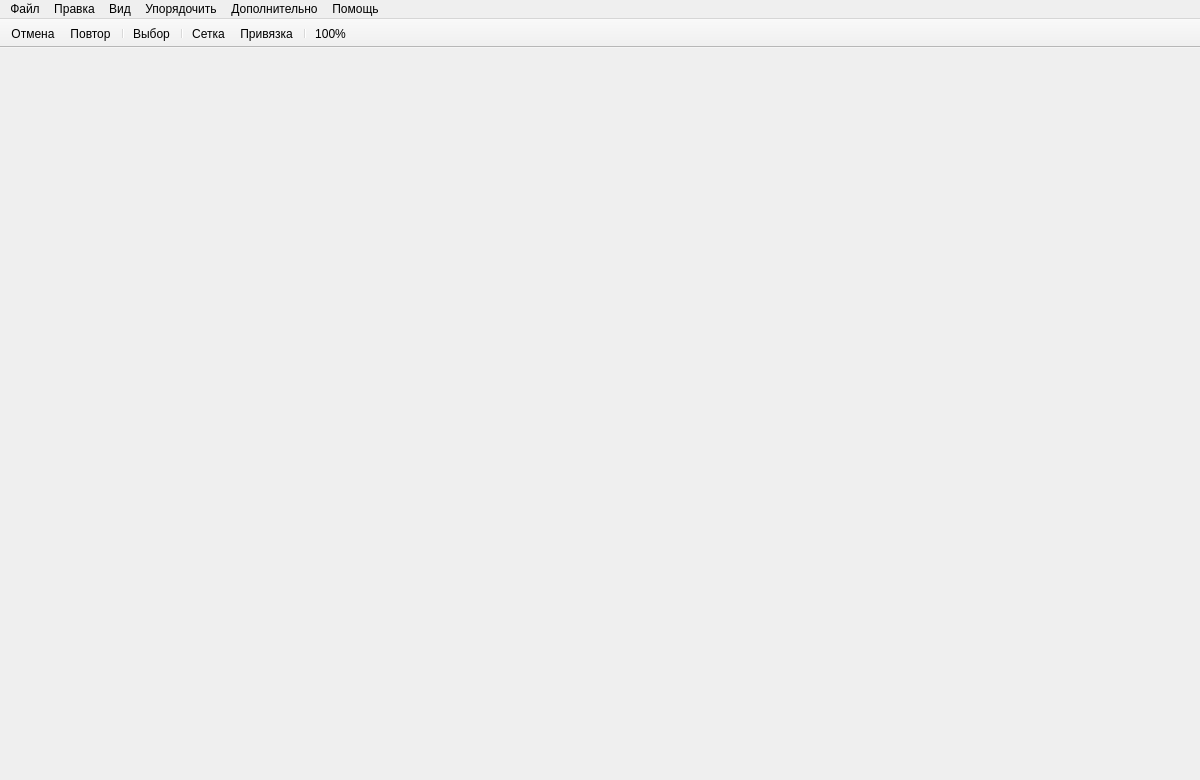
<?xml version="1.0" encoding="UTF-8"?>
<ui version="4.0">
 <class>MainWindow</class>
 <widget class="QMainWindow" name="MainWindow">
  <property name="geometry">
   <rect>
    <x>0</x>
    <y>0</y>
    <width>1200</width>
    <height>780</height>
   </rect>
  </property>
  <property name="windowTitle">
   <string>DCS Editor</string>
  </property>
  <widget class="QWidget" name="centralWidget">
   <layout class="QVBoxLayout" name="centralLayout">
    <property name="spacing">
     <number>0</number>
    </property>
    <property name="leftMargin">
     <number>0</number>
    </property>
    <property name="topMargin">
     <number>0</number>
    </property>
    <property name="rightMargin">
     <number>0</number>
    </property>
    <property name="bottomMargin">
     <number>0</number>
    </property>
   </layout>
  </widget>
  <widget class="QMenuBar" name="menubar">
   <property name="geometry">
    <rect>
     <x>0</x>
     <y>0</y>
     <width>1200</width>
     <height>26</height>
    </rect>
   </property>
   <widget class="QMenu" name="menuFile">
    <property name="title">
     <string>Файл</string>
    </property>
    <addaction name="actionNew"/>
    <addaction name="actionOpen"/>
    <addaction name="separator"/>
    <addaction name="actionSave"/>
    <addaction name="actionSaveAs"/>
    <addaction name="separator"/>
    <addaction name="actionExit"/>
   </widget>
   <widget class="QMenu" name="menuEdit">
    <property name="title">
     <string>Правка</string>
    </property>
    <addaction name="actionUndo"/>
    <addaction name="actionRedo"/>
    <addaction name="separator"/>
    <addaction name="actionDelete"/>
   </widget>
   <widget class="QMenu" name="menuView">
    <property name="title">
     <string>Вид</string>
    </property>
    <addaction name="actionShowGrid"/>
    <addaction name="actionSnapToGrid"/>
    <addaction name="separator"/>
    <addaction name="actionGridStep10"/>
    <addaction name="actionGridStep20"/>
    <addaction name="actionGridStep50"/>
    <addaction name="actionGridSettings"/>
    <addaction name="separator"/>
    <addaction name="actionPageA4Landscape"/>
    <addaction name="actionPageA4Portrait"/>
    <addaction name="actionPageInfinite"/>
    <addaction name="separator"/>
    <addaction name="actionZoomIn"/>
    <addaction name="actionZoomOut"/>
    <addaction name="actionZoomReset"/>
   </widget>
   <widget class="QMenu" name="menuArrange">
    <property name="title">
     <string>Упорядочить</string>
    </property>
    <addaction name="actionBringToFront"/>
    <addaction name="actionSendToBack"/>
   </widget>
   <widget class="QMenu" name="menuExtra">
    <property name="title">
     <string>Дополнительно</string>
    </property>
    <addaction name="actionGridSettings"/>
   </widget>
   <widget class="QMenu" name="menuHelp">
    <property name="title">
     <string>Помощь</string>
    </property>
    <addaction name="actionAbout"/>
   </widget>
   <addaction name="menuFile"/>
   <addaction name="menuEdit"/>
   <addaction name="menuView"/>
   <addaction name="menuArrange"/>
   <addaction name="menuExtra"/>
   <addaction name="menuHelp"/>
  </widget>
  <widget class="QToolBar" name="mainToolBar">
   <property name="windowTitle">
    <string>Панель инструментов</string>
   </property>
   <property name="movable">
    <bool>false</bool>
   </property>
   <property name="iconSize">
    <size>
     <width>16</width>
     <height>16</height>
    </size>
   </property>
   <attribute name="toolBarArea">
    <enum>TopToolBarArea</enum>
   </attribute>
   <attribute name="toolBarBreak">
    <bool>false</bool>
   </attribute>
   <addaction name="actionUndo"/>
   <addaction name="actionRedo"/>
   <addaction name="separator"/>
   <addaction name="actionSelect"/>
   <addaction name="separator"/>
   <addaction name="actionGrid"/>
   <addaction name="actionSnap"/>
   <addaction name="separator"/>
   <addaction name="actionZoom100"/>
  </widget>
  <action name="actionNew">
   <property name="icon">
    <iconset resource="../../resources/resources.qrc">
     <normaloff>:/new.svg</normaloff>:/new.svg</iconset>
   </property>
   <property name="text">
    <string>Создать</string>
   </property>
   <property name="toolTip">
    <string>Создать проект (Ctrl+N)</string>
   </property>
   <property name="shortcut">
    <string>Ctrl+N</string>
   </property>
  </action>
  <action name="actionOpen">
   <property name="icon">
    <iconset resource="../../resources/resources.qrc">
     <normaloff>:/open.svg</normaloff>:/open.svg</iconset>
   </property>
   <property name="text">
    <string>Открыть...</string>
   </property>
   <property name="toolTip">
    <string>Открыть проект (Ctrl+O)</string>
   </property>
   <property name="shortcut">
    <string>Ctrl+O</string>
   </property>
  </action>
  <action name="actionSave">
   <property name="icon">
    <iconset resource="../../resources/resources.qrc">
     <normaloff>:/save.svg</normaloff>:/save.svg</iconset>
   </property>
   <property name="text">
    <string>Сохранить</string>
   </property>
   <property name="toolTip">
    <string>Сохранить проект (Ctrl+S)</string>
   </property>
   <property name="shortcut">
    <string>Ctrl+S</string>
   </property>
  </action>
  <action name="actionSaveAs">
   <property name="text">
    <string>Сохранить как...</string>
   </property>
   <property name="shortcut">
    <string>Ctrl+Shift+S</string>
   </property>
  </action>
  <action name="actionExit">
   <property name="text">
    <string>Выход</string>
   </property>
   <property name="shortcut">
    <string>Ctrl+Q</string>
   </property>
  </action>
  <action name="actionUndo">
   <property name="icon">
    <iconset resource="../../resources/resources.qrc">
     <normaloff>:/undo.svg</normaloff>:/undo.svg</iconset>
   </property>
   <property name="text">
    <string>Отмена</string>
   </property>
   <property name="toolTip">
    <string>Отмена (Ctrl+Z)</string>
   </property>
   <property name="shortcut">
    <string>Ctrl+Z</string>
   </property>
  </action>
  <action name="actionRedo">
   <property name="icon">
    <iconset resource="../../resources/resources.qrc">
     <normaloff>:/redo.svg</normaloff>:/redo.svg</iconset>
   </property>
   <property name="text">
    <string>Повтор</string>
   </property>
   <property name="toolTip">
    <string>Повтор (Ctrl+Y)</string>
   </property>
   <property name="shortcut">
    <string>Ctrl+Y</string>
   </property>
  </action>
  <action name="actionSelect">
   <property name="checkable">
    <bool>true</bool>
   </property>
   <property name="icon">
    <iconset resource="../../resources/resources.qrc">
     <normaloff>:/select.svg</normaloff>:/select.svg</iconset>
   </property>
   <property name="text">
    <string>Выбор</string>
   </property>
   <property name="toolTip">
    <string>Выбор и перемещение объектов</string>
   </property>
  </action>
  <action name="actionGrid">
   <property name="checkable">
    <bool>true</bool>
   </property>
   <property name="icon">
    <iconset resource="../../resources/resources.qrc">
     <normaloff>:/grid.svg</normaloff>:/grid.svg</iconset>
   </property>
   <property name="text">
    <string>Сетка</string>
   </property>
   <property name="toolTip">
    <string>Отображать сетку</string>
   </property>
  </action>
  <action name="actionSnap">
   <property name="checkable">
    <bool>true</bool>
   </property>
   <property name="icon">
    <iconset resource="../../resources/resources.qrc">
     <normaloff>:/snap.svg</normaloff>:/snap.svg</iconset>
   </property>
   <property name="text">
    <string>Привязка</string>
   </property>
   <property name="toolTip">
    <string>Привязка к сетке (магнит)</string>
   </property>
  </action>
  <action name="actionZoom100">
   <property name="icon">
    <iconset resource="../../resources/resources.qrc">
     <normaloff>:/zoom-reset.svg</normaloff>:/zoom-reset.svg</iconset>
   </property>
   <property name="text">
    <string>100%</string>
   </property>
   <property name="toolTip">
    <string>Масштаб 100% (1:1)</string>
   </property>
  </action>
  <action name="actionDelete">
   <property name="icon">
    <iconset resource="../../resources/resources.qrc">
     <normaloff>:/delete.svg</normaloff>:/delete.svg</iconset>
   </property>
   <property name="text">
    <string>Удалить</string>
   </property>
   <property name="shortcut">
    <string>Del</string>
   </property>
  </action>
  <action name="actionShowGrid">
   <property name="checkable">
    <bool>true</bool>
   </property>
   <property name="text">
    <string>Отображать сетку</string>
   </property>
  </action>
  <action name="actionSnapToGrid">
   <property name="checkable">
    <bool>true</bool>
   </property>
   <property name="text">
    <string>Привязка к сетке</string>
   </property>
  </action>
  <action name="actionGridStep10">
   <property name="text">
    <string>Шаг сетки: 10 px</string>
   </property>
  </action>
  <action name="actionGridStep20">
   <property name="text">
    <string>Шаг сетки: 20 px</string>
   </property>
  </action>
  <action name="actionGridStep50">
   <property name="text">
    <string>Шаг сетки: 50 px</string>
   </property>
  </action>
  <action name="actionGridSettings">
   <property name="text">
    <string>Задать шаг сетки...</string>
   </property>
  </action>
  <action name="actionPageA4Landscape">
   <property name="text">
    <string>Лист: А4 альбомный (1120x800)</string>
   </property>
  </action>
  <action name="actionPageA4Portrait">
   <property name="text">
    <string>Лист: А4 книжный (800x1120)</string>
   </property>
  </action>
  <action name="actionPageInfinite">
   <property name="text">
    <string>Лист: Без границ</string>
   </property>
  </action>
  <action name="actionZoomIn">
   <property name="text">
    <string>Увеличить</string>
   </property>
   <property name="shortcut">
    <string>Ctrl++</string>
   </property>
  </action>
  <action name="actionZoomOut">
   <property name="text">
    <string>Уменьшить</string>
   </property>
   <property name="shortcut">
    <string>Ctrl+-</string>
   </property>
  </action>
  <action name="actionZoomReset">
   <property name="text">
    <string>Масштаб 100%</string>
   </property>
   <property name="shortcut">
    <string>Ctrl+0</string>
   </property>
  </action>
  <action name="actionBringToFront">
   <property name="text">
    <string>На передний план</string>
   </property>
  </action>
  <action name="actionSendToBack">
   <property name="text">
    <string>На задний план</string>
   </property>
  </action>
  <action name="actionAbout">
   <property name="text">
    <string>О программе...</string>
   </property>
  </action>
 </widget>
 <resources>
  <include location="../../resources/resources.qrc"/>
 </resources>
 <connections/>
</ui>
